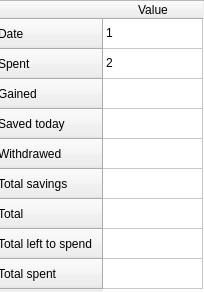
<?xml version="1.0" encoding="UTF-8"?>
<ui version="4.0">
 <class>Form</class>
 <widget class="QWidget" name="Form">
  <property name="geometry">
   <rect>
    <x>0</x>
    <y>0</y>
    <width>204</width>
    <height>292</height>
   </rect>
  </property>
  <property name="windowTitle">
   <string>Form</string>
  </property>
  <widget class="QTableWidget" name="datTable">
   <property name="geometry">
    <rect>
     <x>-5</x>
     <y>0</y>
     <width>231</width>
     <height>301</height>
    </rect>
   </property>
   <property name="editTriggers">
    <set>QAbstractItemView::NoEditTriggers</set>
   </property>
   <row>
    <property name="text">
     <string>Date</string>
    </property>
   </row>
   <row>
    <property name="text">
     <string>Spent</string>
    </property>
   </row>
   <row>
    <property name="text">
     <string>Gained</string>
    </property>
   </row>
   <row>
    <property name="text">
     <string>Saved today</string>
    </property>
   </row>
   <row>
    <property name="text">
     <string>Withdrawed</string>
    </property>
   </row>
   <row>
    <property name="text">
     <string>Total savings</string>
    </property>
   </row>
   <row>
    <property name="text">
     <string>Total</string>
    </property>
   </row>
   <row>
    <property name="text">
     <string>Total left to spend</string>
    </property>
   </row>
   <row>
    <property name="text">
     <string>Total spent</string>
    </property>
   </row>
   <column>
    <property name="text">
     <string>Value</string>
    </property>
   </column>
   <item row="0" column="0">
    <property name="text">
     <string>1</string>
    </property>
   </item>
   <item row="1" column="0">
    <property name="text">
     <string>2</string>
    </property>
   </item>
  </widget>
 </widget>
 <resources/>
 <connections/>
</ui>
